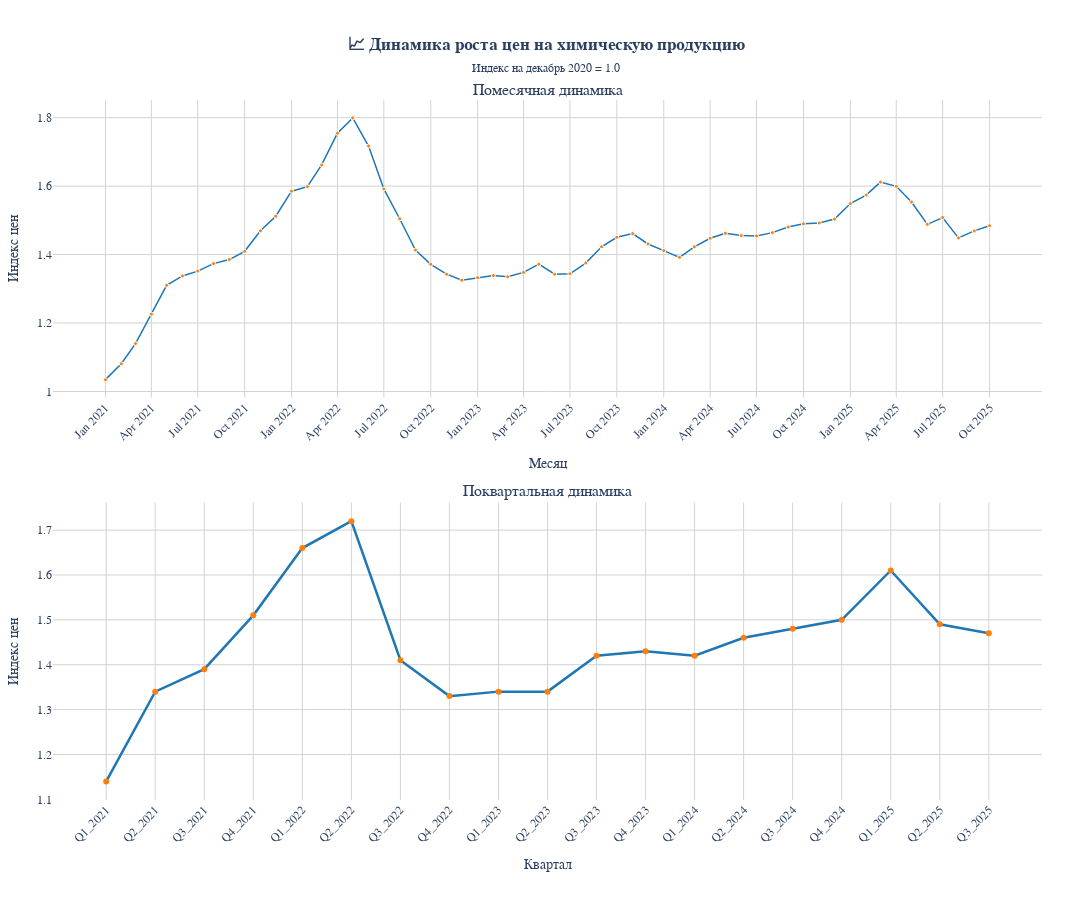

The cell this chart's notebook holds for it:
### Code cell
from plotly.subplots import make_subplots
import plotly.graph_objects as go

# Создаем subplots
fig = make_subplots(
    rows=2, cols=1,
    subplot_titles=('Помесячная динамика', 'Поквартальная динамика'),
    vertical_spacing=0.15,
    shared_xaxes=False
)

# Добавляем месячный график
fig.add_trace(
    go.Scatter(
        x=monthly_price_growth_pd.index,
        y=monthly_price_growth_pd,
        mode='lines+markers',
        name='Месячный',
        line=dict(width=1.5, color='#1f77b4'),
        marker=dict(size=4, color='#ff7f0e', line=dict(width=1, color='white')),
        hovertemplate='<b>%{x|%B %Y}</b><br>Индекс: %{y:.2f}<extra></extra>'
    ),
    row=1, col=1
)

# Добавляем квартальный график
fig.add_trace(
    go.Scatter(
        x=quarterly_prices_growth_pd.index,
        y=quarterly_prices_growth_pd,
        mode='lines+markers',
        name='Квартальный', 
        line=dict(width=2.5, color='#1f77b4'),
        marker=dict(size=6, color='#ff7f0e'),
        hovertemplate='<b>%{x}</b><br>Индекс: %{y:.2f}<extra></extra>'
    ),
    row=2, col=1
)

# Настраиваем оси для месячного графика
fig.update_xaxes(
    showgrid=True, gridwidth=1, gridcolor='lightgray',
    tickangle=-45,
    tickmode='array',
    tickvals=monthly_price_growth_pd.index[::3],
    tickformat='%b %Y',
    title_text='Месяц',
    row=1, col=1
)

fig.update_yaxes(
    showgrid=True, gridwidth=1, gridcolor='lightgray',
    title_text='Индекс цен',
    row=1, col=1
)

# Настраиваем оси для квартального графика  
fig.update_xaxes(
    showgrid=True, gridwidth=1, gridcolor='lightgray',
    tickangle=-45,
    title_text='Квартал',
    row=2, col=1
)

fig.update_yaxes(
    showgrid=True, gridwidth=1, gridcolor='lightgray',
    title_text='Индекс цен',
    row=2, col=1
)

# ОДИН update_layout со всеми настройками
fig.update_layout(
    title_text='<b>📈 Динамика роста цен на химическую продукцию</b><br><span style="font-size: 12px;">Индекс на декабрь 2020 = 1.0</span>',
    title_x=0.5,
    width=1200,
    height=900,
    plot_bgcolor='white',
    paper_bgcolor='white',
    font=dict(family='Arial', size=12),
    showlegend=False,
    margin=dict(l=50, r=50, t=100, b=100)
)

fig.show()


#Сохраняем график в PNG
# fig.write_image(
#     FOLDER_PATH + 'graphs/Rosstat.png',
#     format="png",
#     width=1200,
#     height=900, 
#     scale=2)

### Figure 1 — Plotly figure (JSON) as saved in the notebook; plotly's stock layout.template omitted (floating-point values rounded to 4 significant figures)
{"data": [{"hovertemplate": "<b>%{x|%B %Y}</b><br>Индекс: %{y:.2f}<extra></extra>", "line": {"color": "#1f77b4", "width": 1.5}, "marker": {"color": "#ff7f0e", "line": {"color": "white", "width": 1}, "size": 4}, "mode": "lines+markers", "name": "Месячный", "type": "scatter", "x": ["2021-01", "2021-02", "2021-03", "2021-04", "2021-05", "2021-06", "2021-07", "2021-08", "2021-09", "2021-10", "2021-11", "2021-12", "2022-01", "2022-02", "2022-03", "2022-04", "2022-05", "2022-06", "2022-07", "2022-08", "2022-09", "2022-10", "2022-11", "2022-12", "2023-01", "2023-02", "2023-03", "2023-04", "2023-05", "2023-06", "2023-07", "2023-08", "2023-09", "2023-10", "2023-11", "2023-12", "2024-01", "2024-02", "2024-03", "2024-04", "2024-05", "2024-06", "2024-07", "2024-08", "2024-09", "2024-10", "2024-11", "2024-12", "2025-01", "2025-02", "2025-03", "2025-04", "2025-05", "2025-06", "2025-07", "2025-08", "2025-09", "2025-10"], "xaxis": "x", "y": [1.035, 1.081, 1.14, 1.226, 1.31, 1.338, 1.352, 1.374, 1.385, 1.41, 1.469, 1.512, 1.585, 1.598, 1.662, 1.754, 1.799, 1.717, 1.592, 1.505, 1.413, 1.372, 1.343, 1.325, 1.333, 1.339, 1.335, 1.348, 1.372, 1.343, 1.344, 1.375, 1.423, 1.45, 1.461, 1.431, 1.412, 1.392, 1.423, 1.448, 1.462, 1.455, 1.455, 1.464, 1.481, 1.49, 1.492, 1.504, 1.549, 1.574, 1.612, 1.599, 1.554, 1.488, 1.508, 1.449, 1.469, 1.484], "yaxis": "y"}, {"hovertemplate": "<b>%{x}</b><br>Индекс: %{y:.2f}<extra></extra>", "line": {"color": "#1f77b4", "width": 2.5}, "marker": {"color": "#ff7f0e", "size": 6}, "mode": "lines+markers", "name": "Квартальный", "type": "scatter", "x": ["Q1_2021", "Q2_2021", "Q3_2021", "Q4_2021", "Q1_2022", "Q2_2022", "Q3_2022", "Q4_2022", "Q1_2023", "Q2_2023", "Q3_2023", "Q4_2023", "Q1_2024", "Q2_2024", "Q3_2024", "Q4_2024", "Q1_2025", "Q2_2025", "Q3_2025"], "xaxis": "x2", "y": [1.14, 1.34, 1.39, 1.51, 1.66, 1.72, 1.41, 1.33, 1.34, 1.34, 1.42, 1.43, 1.42, 1.46, 1.48, 1.5, 1.61, 1.49, 1.47], "yaxis": "y2"}], "layout": {"annotations": [{"font": {"size": 16}, "showarrow": false, "text": "Помесячная динамика", "x": 0.5, "xanchor": "center", "xref": "paper", "y": 1, "yanchor": "bottom", "yref": "paper"}, {"font": {"size": 16}, "showarrow": false, "text": "Поквартальная динамика", "x": 0.5, "xanchor": "center", "xref": "paper", "y": 0.425, "yanchor": "bottom", "yref": "paper"}], "font": {"family": "Arial", "size": 12}, "height": 900, "margin": {"b": 100, "l": 50, "r": 50, "t": 100}, "paper_bgcolor": "white", "plot_bgcolor": "white", "showlegend": false, "title": {"text": "<b>📈 Динамика роста цен на химическую продукцию</b><br><span style=\"font-size: 12px;\">Индекс на декабрь 2020 = 1.0</span>", "x": 0.5}, "width": 1200, "xaxis": {"anchor": "y", "domain": [0, 1], "gridcolor": "lightgray", "gridwidth": 1, "showgrid": true, "tickangle": -45, "tickformat": "%b %Y", "tickmode": "array", "tickvals": ["2021-01", "2021-04", "2021-07", "2021-10", "2022-01", "2022-04", "2022-07", "2022-10", "2023-01", "2023-04", "2023-07", "2023-10", "2024-01", "2024-04", "2024-07", "2024-10", "2025-01", "2025-04", "2025-07", "2025-10"], "title": {"text": "Месяц"}}, "xaxis2": {"anchor": "y2", "domain": [0, 1], "gridcolor": "lightgray", "gridwidth": 1, "showgrid": true, "tickangle": -45, "title": {"text": "Квартал"}}, "yaxis": {"anchor": "x", "domain": [0.575, 1], "gridcolor": "lightgray", "gridwidth": 1, "showgrid": true, "title": {"text": "Индекс цен"}}, "yaxis2": {"anchor": "x2", "domain": [0, 0.425], "gridcolor": "lightgray", "gridwidth": 1, "showgrid": true, "title": {"text": "Индекс цен"}}}}
